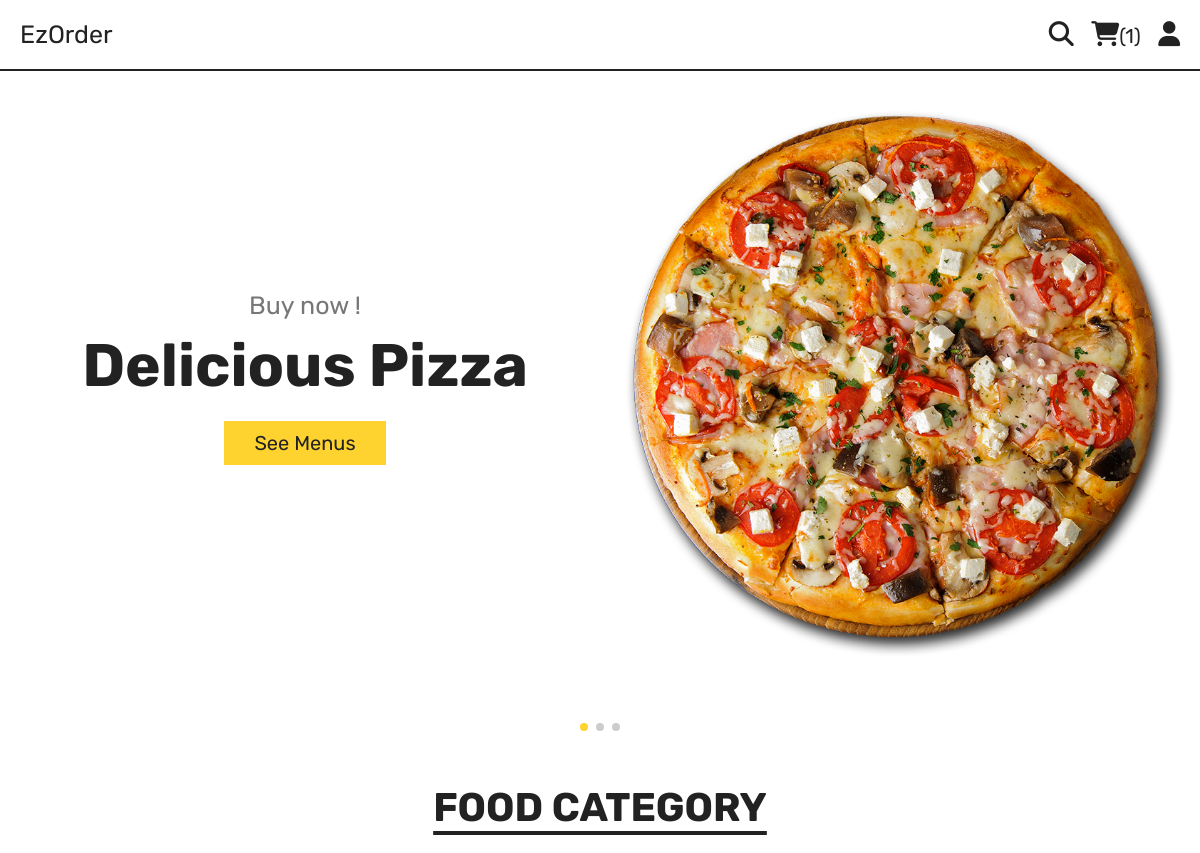
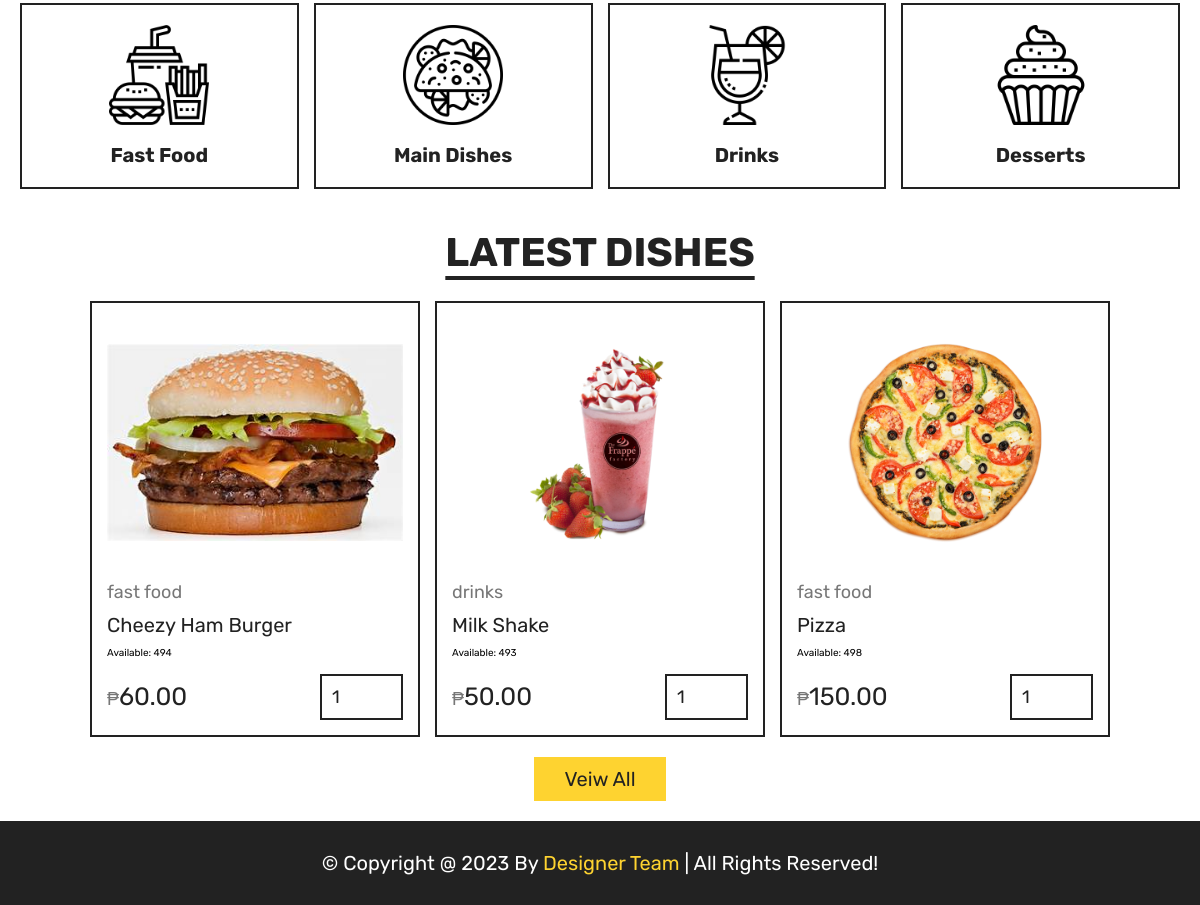
Page /kiosk.php on the committed database (2 pictures, top to bottom).
### tables this page shows
CREATE TABLE `products` (
  `id` int(11) NOT NULL,
  `name` varchar(255) NOT NULL,
  `category` varchar(255) NOT NULL,
  `price` decimal(10,2) NOT NULL,
  `image` varchar(255) NOT NULL,
  `quantity_available` int(11) NOT NULL DEFAULT 0
);

### kiosk.php (the view, shortened to what this page needs)
<?php
include 'components/connect.php';
?>
<!DOCTYPE html>
<html lang="en">
<head>
   <link rel="stylesheet" href="https://unpkg.com/swiper@8/swiper-bundle.min.css" />
   <link rel="stylesheet" href="https://cdnjs.cloudflare.com/ajax/libs/font-awesome/6.1.1/css/all.min.css">
   <link rel="stylesheet" href="css/style.css">
</head>
<body>
   <?php include 'components/kiosk_header.php'; ?>
   <section class="hero">
      <div class="swiper hero-slider">
         <div class="swiper-wrapper">
            <div class="swiper-slide slide">
               <div class="content">
                  <span>Buy now !</span>
                  <h3>Delicious pizza</h3>
                  <a href="menu.php" class="btn">see menus</a>
               </div>
               <div class="image">
                  <img src="images/home-img-1.png" alt="">
               </div>
            </div>
            <div class="swiper-slide slide">
               <div class="content">
                  <span>Buy now !</span>
                  <h3>Chezzy hamburger</h3>
                  <a href="menu.php" class="btn">see menus</a>
               </div>
               <div class="image">
                  <img src="images/home-img-2.png" alt="">
               </div>
            </div>
            <div class="swiper-slide slide">
               <div class="content">
                  <span>Buy now !</span>
                  <h3>Rosted chicken</h3>
                  <a href="menu.php" class="btn">see menus</a>
               </div>
               <div class="image">
                  <img src="images/home-img-3.png" alt="">
               </div>
            </div>
         </div>
         <div class="swiper-pagination"></div>
      </div>
   </section>
   <section class="category">
      <h1 class="title">food category</h1>
      <div class="box-container">
         <a href="category.php?category=fast food" class="box">
            <img src="images/cat-1.png" alt="">
            <h3>fast food</h3>
         </a>
         <a href="category.php?category=main dish" class="box">
            <img src="images/cat-2.png" alt="">
            <h3>main dishes</h3>
         </a>
         <a href="category.php?category=drinks" class="box">
            <img src="images/cat-3.png" alt="">
            <h3>drinks</h3>
         </a>
         <a href="category.php?category=desserts" class="box">
            <img src="images/cat-4.png" alt="">
            <h3>desserts</h3>
         </a>
      </div>
   </section>
   <section class="products">
      <h1 class="title">latest dishes</h1>
      <div class="box-container">
         <?php
         $select_products = $conn->prepare("SELECT * FROM `products` LIMIT 6");
         $select_products->execute();
         if ($select_products->rowCount() > 0) {
            while ($fetch_products = $select_products->fetch(PDO::FETCH_ASSOC)) {
         ?>
               <form action="" method="post" class="box">
                  <img src="uploaded_img/<?= $fetch_products['image']; ?>" alt="">
                  <a href="category.php?category=<?= $fetch_products['category']; ?>" class="cat"><?= $fetch_products['category']; ?></a>
                  <div class="name"><?= $fetch_products['name']; ?></div>
                  <div class="quantity">Available: <?= $fetch_products['quantity_available']; ?></div>
                  <div class="flex">
                     <div class="price"><span>₱</span><?= $fetch_products['price']; ?></div>
                     <input type="number" name="qty" class="qty" min="1" max="99" value="1" maxlength="2">
                  </div>
               </form>
         <?php
            }
         } else {
            echo '<p class="empty">no products added yet!</p>';
         }
         ?>
      </div>
      <div class="more-btn">
         <a href="menu.php" class="btn">veiw all</a>
      </div>
   </section>
   <?php include 'components/footer.php'; ?>
</body>
</html>

### css/style.css (style rules this page uses)
:root { --yellow:#fed330; --red:#e74c3c; --white:#fff; --black:#222; --light-color:#777; --border:.2rem solid var(--black); }
* { font-family: 'Rubik', sans-serif; margin:0; padding:0; box-sizing: border-box; outline: none; border: none; text-decoration: none; }
html { font-size: 62.5%; overflow-x: hidden; scroll-behavior: smooth; stop-opacity: 7rem; }
section { margin:0 auto; max-width: 1200px; padding:2rem; }
.title { text-align: center; margin-bottom: 2.5rem; font-size: 4rem; color:var(--black); text-transform: uppercase; text-decoration: underline; text-underline-offset: 1rem; }
.btn, .delete-btn { margin-top: 1rem; display: inline-block; font-size: 2rem; padding:1rem 3rem; cursor: pointer; text-transform: capitalize; transition: .2s linear; }
.btn { background-color: var(--yellow); color:var(--black); }
.hero .slide { display: flex; align-items: center; flex-wrap: wrap-reverse; gap:2rem; margin-bottom: 4rem; }
.hero .slide .image { flex:1 1 40rem; }
.hero .slide .image img { width: 100%; }
.hero .slide .content { flex:1 1 40rem; text-align: center; }
.hero .slide .content span { font-size: 2.5rem; color:var(--light-color); }
.hero .slide .content h3 { margin:1rem 0; font-size: 6rem; color:var(--black); text-transform: capitalize; }
.category .box-container { display: grid; grid-template-columns: repeat(auto-fit, minmax(27rem, 1fr)); gap:1.5rem; align-items: flex-start; }
.category .box-container .box { border:var(--border); padding:2rem; text-align: center; }
.category .box-container .box img { width: 100%; height: 10rem; object-fit: contain; }
.category .box-container .box h3 { font-size: 2rem; margin-top: 1.5rem; color:var(--black); text-transform: capitalize; }
.products .box-container { display: grid; grid-template-columns: repeat(auto-fit, 33rem); justify-content: center; align-items: flex-start; gap:1.5rem; }
.products .box-container .box { border:var(--border); padding:1.5rem; position: relative; overflow: hidden; }
.products .box-container .box img { height: 25rem; width: 100%; object-fit: contain; margin-bottom: 1rem; }
.products .box-container .box .cat { font-size: 1.8rem; color:var(--light-color); }
.products .box-container .box .name { font-size: 2rem; color:var(--black); margin:1rem 0; }
.products .box-container .box .flex { display: flex; align-items: center; gap:1rem; margin-top: 1.5rem; }
.products .box-container .box .flex .price { margin-right: auto; font-size: 2.5rem; color:var(--black); }
.products .box-container .box .flex .price span { color:var(--light-color); font-size: 1.8rem; }
.products .box-container .box .flex .qty { padding:1rem; border:var(--border); font-size: 1.8rem; color:var(--black); }
.products .more-btn { margin-top: 1rem; text-align: center; }

### rows in the picture
products: image (picture), category "fast food", name "Cheezy Ham Burger", quantity_available "494", price "60.00"
products: image (picture), category "drinks", name "Milk Shake", quantity_available "493", price "50.00"
products: image (picture), category "fast food", name "Pizza", quantity_available "498", price "150.00"

### other values in the picture
$total_cart_items "1"
